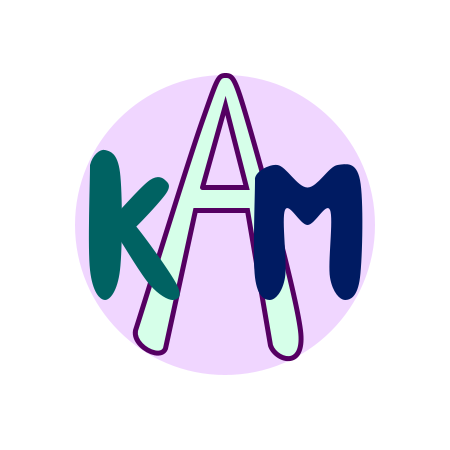
Frame 1 (no input)
Frame 60 (the mouse pressed at the canvas centre just before this capture): identical to frame 1, image omitted
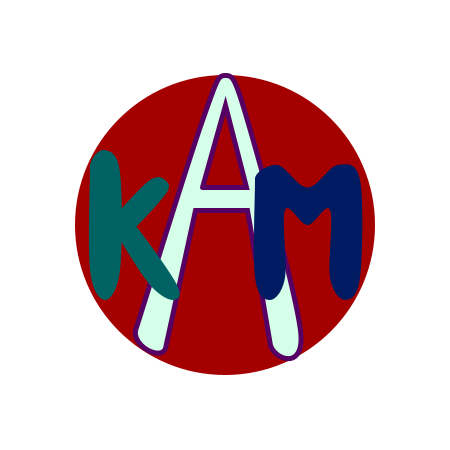
Frame 120 (the mouse held since frame 60 and released just before this capture)

The Processing sketch that drew these frames (run headless with seeded random() and noise(); from frame 60 on, the mouse is pressed at the canvas centre):

// Processing sketch: processing_36749
// ── processing_36749.pde

//homework 4  
//copyright Kristen McConnell September 2011 Pittsburgh PA 15221 

//Variables
float x,y,wd,ht;
int dia;

//Color Variables
color col, col2, col3, col4, col5;
   
//Initial Setup
void setup()
{
  size(450,450);  
  smooth();  
  ellipseMode(CORNER);  
  dia = 300; //diameter 
  wd = dia; //width  
  ht = dia; //height
  x = 75;
  y = 75;  
  
  //Initial Color Settings
  col = color(240,214,255);
  col2 = color(214,255,233);
  col3 = color(0,98,98);
  col4 = color(0,27,98);
  col5 = color(85,0,98);
}

void draw()
{
  //background
  background(256,256,256);  
  
  //background circle;  
  fill(col);  
  noStroke();  
  ellipse(x,y,wd,ht);  
 
  //A: Color and Placement  
  stroke(col5);  
  strokeWeight(5);  
  fill(col2);  
  beginShape();  
   curveVertex(x + .36*wd, y + .6*ht);  
   curveVertex(x + .2*wd, y + .85*ht);  
   curveVertex(x + .3*wd, y + .91*ht);  
   curveVertex(x + .3*wd, y + .6*ht);  
   vertex(x + .4*wd, y + .45*ht);  
   vertex(x + .575*wd, y + .45*ht);  
   vertex(x + .65*wd, y + .9*ht);  
   curveVertex(x + .8*wd, y + .85*ht);  
   curveVertex(x + .675*wd, y + .95*ht);  
   curveVertex(x + .75*wd, y + .85*ht);  
   curveVertex(x + .575*wd, y + .15*ht);  
   curveVertex(x + .5*wd, y);  
   curveVertex(x + .425*wd, y + .15*ht);  
   curveVertex(x + .2*wd, y + .85*ht);  
   curveVertex(x + .2*wd, y + .85*ht);  
  endShape(); 

  //inside of the A: Color and Placement  
  fill(col);  
  beginShape();  
   vertex(x + .425*wd, y + .375*ht);  
   vertex(x + .57*wd, y + .375*ht); 
   vertex(x + .5*wd, y + .1*ht);  
   vertex(x + .425*wd, y + .375*ht);  
  endShape(); 

  //back of the k: Color and Placement  
  noStroke();  
  fill(col3);  
  beginShape();  
   curveVertex(x + .05*wd, y + .45*ht);  
   curveVertex(x + .05*wd, y + .3*ht);  
   curveVertex(x + .1*wd, y + .25*ht);  
   curveVertex(x + .15*wd, y + .325*ht);  
   curveVertex(x + .15*wd, y + .65*ht);  
   curveVertex(x + .1*wd, y + .75*ht);  
   curveVertex(x + .05*wd, y + .65*ht);  
   curveVertex(x + .05*wd, y + .3*ht);  
   curveVertex(x + .05*wd, y + .3*ht);  
  endShape(); 

  //top arm of k: Placement
  beginShape();  
   curveVertex(x + .15*wd, y + .45*ht);  
   curveVertex(x + .15*wd, y + .45*ht);  
   curveVertex(x + .25*wd, y + .35*ht);  
   curveVertex(x + .3*wd, y + .35*ht);  
   curveVertex(x + .3*wd, y + .4*ht);  
   curveVertex(x + .15*wd, y + .55*ht);  
   curveVertex(x + .15*wd, y + .45*ht);  
   curveVertex(x + .15*wd, y + .45*ht);  
  endShape(); 

  //bottom arm of k: Placement
  beginShape();  
   curveVertex(x + .15*wd, y + .5*ht);  
   curveVertex(x + .17*wd, y + .5*ht);  
   curveVertex(x + .2*wd, y + .5*ht);  
   curveVertex(x + .34*wd, y + .7*ht);  
   curveVertex(x + .325*wd, y + .75*ht);  
   curveVertex(x + .25*wd, y + .7*ht);  
   curveVertex(x + .15*wd, y + .55*ht);  
   curveVertex(x + .15*wd, y + .55*ht);  
  endShape();  
   
  //M: Color and Placement
  fill(col4);  
  beginShape();  
   curveVertex(x + .7*wd, y + .45*ht);  
   curveVertex(x + .6*wd, y + .35*ht);  
   curveVertex(x + .675*wd, y + .3*ht);  
   curveVertex(x + .775*wd, y + .375*ht);  
   curveVertex(x + .875*wd, y + .3*ht);  
   curveVertex(x + .95*wd, y + .35*ht);  
   curveVertex(x + .95*wd, y + .675*ht);  
   curveVertex(x + .9*wd, y + .75*ht);  
   curveVertex(x + .85*wd, y + .675*ht);  
   curveVertex(x + .85*wd, y + .45*ht);  
   curveVertex(x + .775*wd, y + .5*ht);  
   curveVertex(x + .7*wd, y + .45*ht);  
   curveVertex(x + .7*wd, y + .675*ht);  
   curveVertex(x + .65*wd, y + .75*ht);  
   curveVertex(x + .6*wd, y + .675*ht);  
   curveVertex(x + .6*wd, y + .35*ht);  
    curveVertex(x + .6*wd, y + .35*ht);  
  endShape();  
}

//Changes via Different Key Presses
void keyPressed()
{
  
  //Increase Size of Initials via +/= Keys
  if((key == '+') || (key == '='))
  {
    dia = dia + 10;
    wd = dia; //width  
    ht = dia; //height  
  }
  
  //Decrease Size of Initials via -/_ Keys
  else if ((key == '-') || (key == '_'))
  {
    dia = dia - 10;
    wd = dia; //width  
    ht = dia; //height  
  }
  
  //Move Initials to the Right via the Right Arrow
  else if (keyCode == RIGHT)
  {
    x = x+10;
  }
  
  //Move Initials to the Left via the Left Arrow
  else if (keyCode == LEFT)
  {
    x = x-10;
  }
  
  //Move Initials Up via the Up Arrow
  else if (keyCode == UP)
  {
    y = y-10;
  }
  
  //Move Initials Down via the Down Arrow
  else if (keyCode == DOWN)
  {
    y = y+10;
  }
  
  //Hit the Spacebar to Return to the Original Settings
  else if (key == 32)
  {
    col = color(240,214,255);
    col2 = color(214,255,233);
    col3 = color(0,98,98);
    col4 = color(0,27,98);
    col5 = color(85,0,98);
    x = 75;
    y = 75;
    dia = 300; //diameter 
    wd = dia; //width  
    ht = dia; //height 
  }
  
  //Hit the k/K Key to Change the Color of the K Initial
  else if ((key == 'k') || (key == 'K'))
  {
    col3= color(0, random(256), 0);
    fill(col3);
  }
  
  //Hit the m/M Key to Change the Color of the M Initial
  else if ((key == 'm') || (key == 'M'))
  {
    col4= color(0, 0, random(256));
    fill(col4);
  }
  
  //Hit the a/A Key to Change the Color of the A Initial
  else if ((key == 'a') || (key == 'A'))
  {
    col2= color(random(256), random(256), random(256));
    fill(col2);
    col5= color(random(256), random(256), random(256));
    stroke(col5);
  }
}
 
//Click the Mouse Button to Change the Color of the Background Circle
void mousePressed()
{
  noStroke();
  col= color(random(256), 0, 0);
  fill(col);
}

//Click and Drag the Mouse Button to Move the Initials Around
void mouseDragged()
{
  x = mouseX - width/2.75;  
  y = mouseY - width/2.75; 
}
